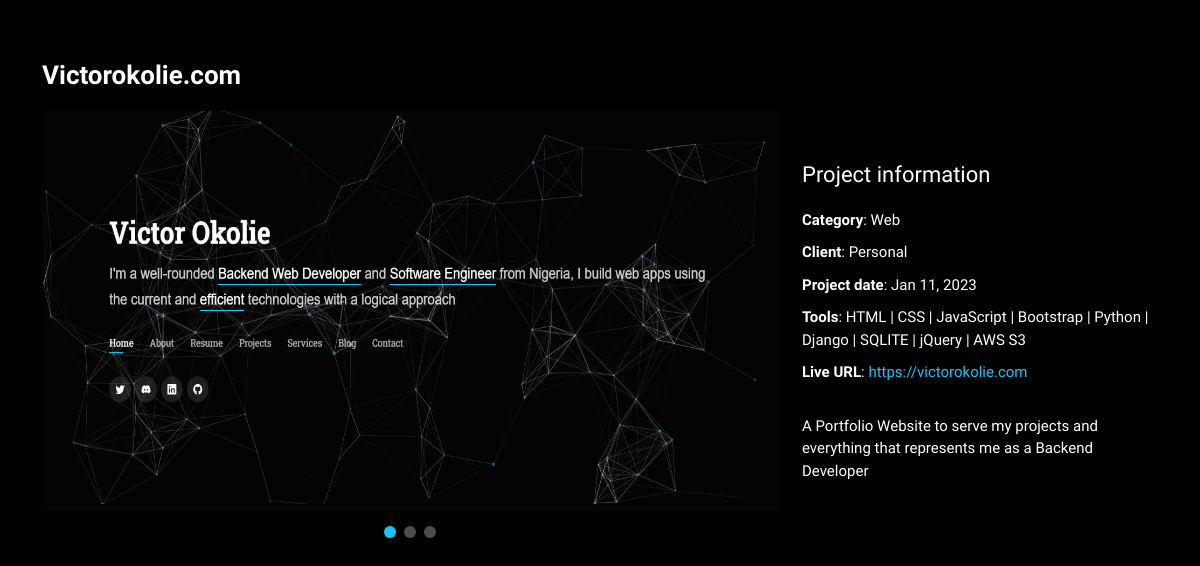
The app's page /project-detail/victorokoliecom/ with its own data.
### my_portfolio/models.py (models this page shows, shortened)
class Project(models.Model):
    user = models.ForeignKey(User, on_delete=models.CASCADE)
    title = models.CharField(max_length = 20)
    category = models.ForeignKey(ProjectCategory, on_delete=models.SET_NULL, null=True)
    description = models.TextField()
    tools = models.ManyToManyField(Tool)
    live_url = models.URLField()
    github_repo = models.URLField()
    client = models.CharField(max_length=50, default="Personal")
    slug = models.SlugField(unique=True)
    date = models.DateTimeField(auto_now_add=True)
    last_updated = models.DateTimeField(auto_now=True)

class ProjectThumbnail(models.Model):
    project = models.ForeignKey(Project, on_delete=models.CASCADE, related_name='projectthumbnail')
    image = models.ImageField(upload_to="project_thumbnails")

class ProjectCategory(models.Model):
    name = models.CharField(max_length=20, unique=True)
    class Meta:
        verbose_name_plural = "Project Categories"
    def __str__(self):
        return self.name

class Tool(models.Model):
    name = models.CharField(max_length=50, unique=True)
    image = models.CharField(max_length=100, unique=True)

### my_portfolio/views.py (the view)
# urls.py: path('project-detail/<slug:slug>/', project_detail, name='project_detail'),
def project_detail(request, slug):
    project = get_object_or_404(Project, slug=slug)
    return render(request, 'my_portfolio/project-details.html', {
        'project': project
    })

### my_portfolio/templates/my_portfolio/project-details.html (shortened to what this page needs)
{% load static %}
<!DOCTYPE html>
<html lang="en">
<head>
  <link href="{% static 'my_portfolio/vendor/bootstrap/css/bootstrap.min.css' %}" rel="stylesheet">
  <link href="{% static 'my_portfolio/vendor/swiper/swiper-bundle.min.css' %}" rel="stylesheet">
  <link href="{% static 'my_portfolio/css/style.css' %}" rel="stylesheet">
</head>
<body>
  <main id="main">
    <div id="portfolio-details" class="portfolio-details">
      <div class="container">
        <div class="row align-items-center">
          <div class="col-lg-8">
            <h2 class="portfolio-title">{{project.title}}</h2>
            <div class="portfolio-details-slider swiper">
              <div class="swiper-wrapper align-items-center">
                {% for thumbnails in project.projectthumbnail.all|slice:"1:" %}
                <div class="swiper-slide">
                  <img src="{{thumbnails.image.url}}" class="thumbnails" alt="">
                </div>
                {% endfor %}
              </div>
              <div class="swiper-pagination"></div>
            </div>
          </div>
          <div class="col-lg-4 portfolio-info">
            <h3>Project information</h3>
            <ul>
              <li><strong>Category</strong>: {{project.category}}</li>
              <li><strong>Client</strong>: {{project.client}}</li>
              <li><strong>Project date</strong>: {{project.date|date:"M d, Y"}}</li>
              <li><strong>Tools</strong>: {% for tool in project.tools.all %}
                {{tool.name}} {% if not forloop.last %}|{% endif %}
                {% endfor %}</li>
              <li><strong>Live URL</strong>: <a href="{{project.live_url}}" targert="_blank">{{project.live_url}}</a></li>
            </ul>
            <p>
              {{project.description}}
            </p>
          </div>
        </div>
      </div>
    </div>
  </main>
</body>
</html>

### my_portfolio/static/my_portfolio/css/style.css (style rules this page uses)
* { box-sizing: border-box; }
body { font-family: 'Kumbh Sans', sans-serif; background-color: #040404; color: #fff; position: relative; background: transparent; }
body::before { content: ""; position: fixed; background: #040404; background-size: cover; left: 0; right: 0; top: 0; bottom: 0; height: 100vh; z-index: -1; }
@media (min-width: 1024px) { body::before { background-attachment: fixed; } }
a { color: #1bc4f8; text-decoration: none; }
h1, h2, h3, h4, h5, h6 { font-family: 'Oxanium', cursive; }
.portfolio-details { padding-top: 40px; background: rgba(0, 0, 0, 0.8); position: fixed; left: 0; right: 0; top: 0; bottom: 0; overflow-y: auto; }
.portfolio-details .container { padding-top: 20px; padding-bottom: 40px; }
.portfolio-details .portfolio-title { font-size: 26px; font-weight: 700; margin-bottom: 20px; }
.portfolio-details .portfolio-info { padding-top: 45px; }
.portfolio-details .portfolio-info h3 { font-size: 22px; font-weight: 400; margin-bottom: 20px; }
.portfolio-details .portfolio-info ul { list-style: none; padding: 0; font-size: 15px; }
.portfolio-details .portfolio-info ul li + li { margin-top: 10px; }
.portfolio-details .portfolio-info p { font-size: 15px; padding: 15px 0 0 0; }
.swiper-slide .thumbnails { width: 100%; height: 400px; }
.portfolio-details .swiper-pagination { margin-top: 20px; position: relative; }

### records on screen
Project: title "Victorokolie.com", category "Web", client "Personal", date "Jan 11, 2023", live_url "https://victorokolie.com", description "A Portfolio Website to serve my projects and everything that represents me as a Backend Developer"
ProjectThumbnail: image (picture)
Tool: name "HTML"
Tool: name "CSS"
Tool: name "JavaScript"
Tool: name "Bootstrap"
Tool: name "Python"
Tool: name "Django"
Tool: name "SQLITE"
Tool: name "jQuery"
Tool: name "AWS S3"
